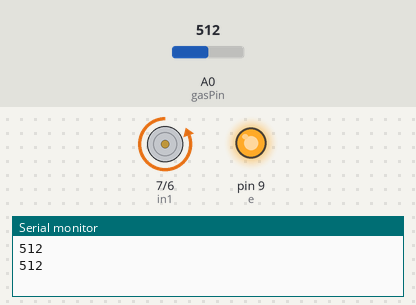
Simulated run of this sketch. Board: Arduino Uno, built with avr-gcc and run on an emulated ATmega328P. On the bench: motor-driver pin pairs drawn as motors (green arrow = first pin HIGH = forward, orange = second pin HIGH = backward, longer = more drive), output pins drawn as LEDs (lit = HIGH), the last lines printed to the serial monitor. Inputs (shaded band) come from the test bench; at power-on: A0 (gasPin) = 512.

Above: at 1.8 s.
1.9 s: A0 (gasPin) set to 870
3.4 s: A0 (gasPin) set to 888
At 4.7 s:
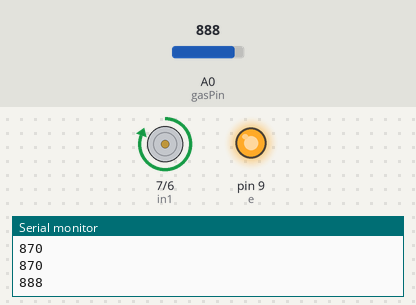
5.5 s: A0 (gasPin) set to 867
At 6.3 s:
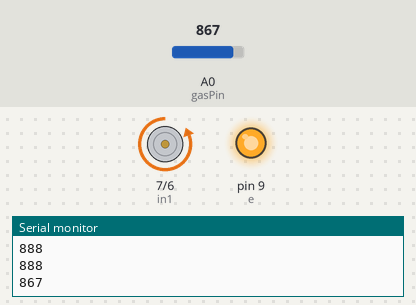
7.5 s: A0 (gasPin) set to 887
At 9.0 s:
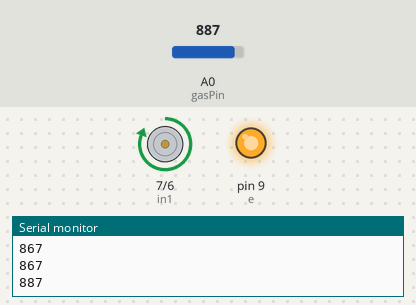
Timing chart, 0 to 10.5 s (numbered marks = the images above; inputs shaded):
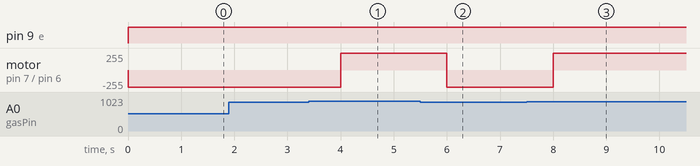

Measured:
- the behaviour switches between 877 and 878 on A0 (gasPin) (found by bisection; images 0 and 1)
- after the input at 3.4 s, motor on pin 7 (in1) / pin 6 (in2): backward 255/255 → forward 255/255 after 0.60 s
- after the input at 5.5 s, motor on pin 7 (in1) / pin 6 (in2): forward 255/255 → backward 255/255 after 0.50 s
- after the input at 7.5 s, motor on pin 7 (in1) / pin 6 (in2): backward 255/255 → forward 255/255 after 0.50 s

The sketch:

dcdc_khigas.ino
```cpp
int gasPin = A0;
int val;
int in1 = 7;
int in2 = 6;
int e = 9;

void setup() {
  pinMode(in1, OUTPUT);
  pinMode(in2, OUTPUT);
  pinMode(e, OUTPUT);
  Serial.begin(9600);
}

void loop() {
  val = analogRead(gasPin);
  Serial.println(val);

  if (val > 877){
    digitalWrite(in1, HIGH);
    digitalWrite(in2, LOW);
    analogWrite(e, 255);
    delay(500);
  }
  else {
    digitalWrite(in1, LOW);
    digitalWrite(in2, HIGH);
    analogWrite(e, 255);
    delay(500);
  }
  delay(500);
}
```
